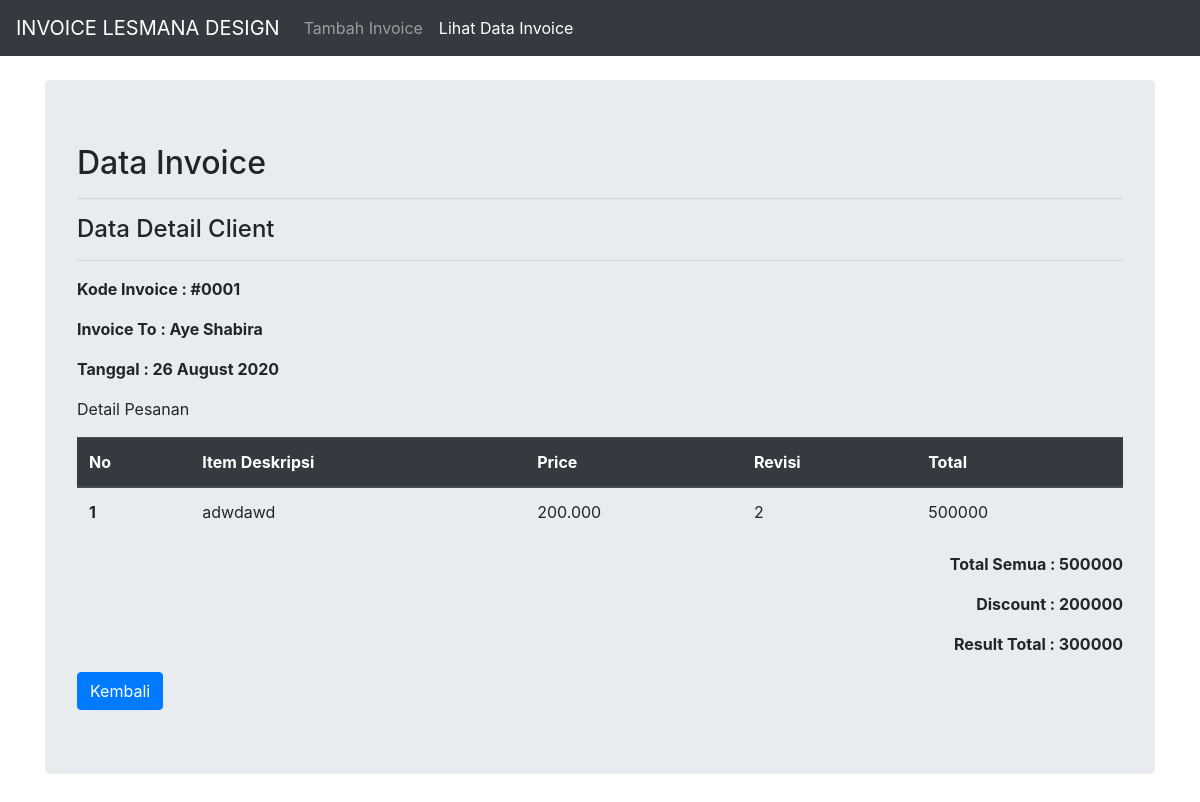
Page /lihat/details.php?code=5f46418de9acb on the committed database.
### tables this page shows
CREATE TABLE `client` (
  `id` int NOT NULL,
  `kode_invoice` varchar(50) NOT NULL,
  `invoice_to` varchar(100) NOT NULL,
  `code_client` varchar(50) NOT NULL,
  `tanggal` varchar(50) NOT NULL
);

CREATE TABLE `item` (
  `id` int NOT NULL,
  `item_desk` varchar(100) NOT NULL,
  `price` varchar(50) NOT NULL,
  `rev` varchar(50) NOT NULL,
  `total` varchar(50) NOT NULL,
  `code_client` varchar(50) NOT NULL
);

CREATE TABLE `total` (
  `id` int NOT NULL,
  `code_client` varchar(50) NOT NULL,
  `discount` varchar(50) DEFAULT NULL,
  `total_discount` varchar(50) NOT NULL,
  `total_all` varchar(50) NOT NULL
);

### lihat/details.php (the view, shortened to what this page needs)
<!DOCTYPE html>
<html lang="en">
<head>
    <link rel="stylesheet" href="../css/style.css">
    <link rel="stylesheet" href="../css/bootstrap.min.css">
</head>
<body style="background-color: white !important;">
    <nav class="navbar navbar-expand-lg navbar-dark bg-dark">
        <a class="navbar-brand" href="#">INVOICE LESMANA DESIGN</a>
        <div class="collapse navbar-collapse" id="navbarNav">
            <ul class="navbar-nav">
                <li class="nav-item ">
                    <a class="nav-link" href="../index.php">Tambah Invoice <span class="sr-only">(current)</span></a>
                </li>
                <li class="nav-item active">
                    <a class="nav-link" href="#">Lihat Data Invoice</a>
                </li>
            </ul>
        </div>
    </nav>
    <?php
    require '../functions.php';
    $code = $_GET['code'];
    $client = mysqli_query($koneksi, "SELECT * FROM client WHERE id=id");
    $c = mysqli_fetch_array($client);
    $data = mysqli_query($koneksi, "SELECT * FROM item WHERE code_client='$code'");
    $totals = mysqli_query($koneksi, "SELECT * FROM total WHERE code_client='$code'");
    $t = mysqli_fetch_array($totals);
    ?>
    <div class="container">
        <div class="jumbotron mt-4">
            <h2>Data Invoice</h2>
            <hr>
            <h4>Data Detail Client</h4>
            <hr>
            <div class="bold">
                <p>Kode Invoice : <?php echo $c['kode_invoice'] ?></p>
                <p>Invoice To : <?php echo $c['invoice_to'] ?></p>
                <p>Tanggal : <?php echo $c['tanggal'] ?></p>
            </div>
            <p>Detail Pesanan</p>
            <table class="table">
                <thead class="thead-dark">
                    <tr>
                        <th scope="col">No</th>
                        <th scope="col">Item Deskripsi</th>
                        <th scope="col">Price</th>
                        <th scope="col">Revisi</th>
                        <th>Total</th>
                    </tr>
                </thead>
                <tbody>
                    <?php
                    $id = 1;
                    foreach ($data as $d) { ?>
                        <tr>
                            <th scope="row"><?php echo $id++ ?></th>
                            <td><?php echo $d['item_desk'] ?></td>
                            <td><?php echo $d['price'] ?></td>
                            <td><?php echo $d['rev'] ?></td>
                            <td><?php echo $d['total'] ?>
                            </td>
                        </tr>
                    <?php } ?>
                </tbody>
            </table>
            <div class="bold text-right">
                <p>Total Semua : <?php echo $t['total_all'] ?></p>
                <p>Discount : <?php echo $t['discount'] ?></p>
                <?php if (empty($t['discount'])) { ?>
                    <p>Result Total : <?php echo $t['total_all'] ?></p>
                <?php } else { ?>
                    <p>Result Total : <?php echo $t['total_discount'] ?></p>
                <?php } ?>
            </div>
            <a href="index.php" class="btn btn-primary">Kembali</a>
        </div>
    </div>
</body>
</html>

### css/style.css (style rules this page uses)
.bold p { font-weight: bold; }
* { margin: 0; padding: 0; }
body { font-family: 'CenturyRegular'; background-color: #161616 !important; }

### rows in the picture
client: kode_invoice "#0001", invoice_to "Aye Shabira", tanggal "26 August 2020"
item: item_desk "adwdawd", price "200.000", rev "2", total "500000"
total: total_all "500000", discount "200000", total_discount "300000"
